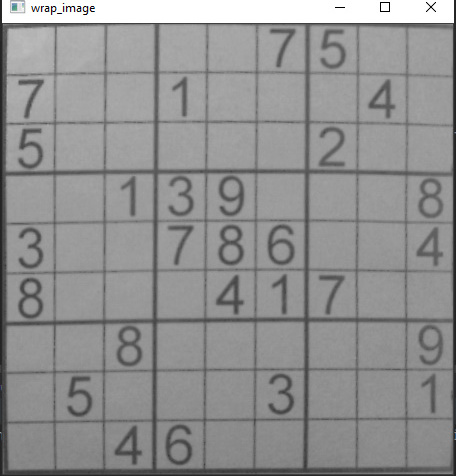
#> input picture axistransformed_image.jpg, 456 x 476 px, given in place of the camera
$ python real_time_suduko_solver.py
#> lines starting #> are read from the running program, lines starting #| are printed output that depends on the picture; after the words box and inside, x2 and y2 are one past the last pixel; in counts of white or black regions, pixels touching at a corner belong together
import cv2
import numpy as np
import pickle


grid=np.array([])

##image preprocessing function
def preprocessing(img):
    img_gray=cv2.cvtColor(img,cv2.COLOR_BGR2GRAY)
    img_blur=cv2.GaussianBlur(img_gray,(5,5),1)
    img_thresh=cv2.adaptiveThreshold(img_blur,255,1,1,11,2)
    return img_thresh

##contour detection(largest four point contour detection)
def findcontours(img):
    contours,hierarchy=cv2.findContours(img,cv2.RETR_EXTERNAL,cv2.CHAIN_APPROX_SIMPLE)
    biggest = np.array([])
    max_area = 0
    for i in contours:
        area = cv2.contourArea(i)
        if area > 50:
            peri = cv2.arcLength(i, True)
            approx = cv2.approxPolyDP(i, 0.02 * peri, True)
            if area > max_area and len(approx) == 4:
                biggest = approx
                max_area = area
    return biggest

##After finding contour points ,i dont know which one is top left corner ,  bottom right,top right,bottom left ,so that i ordering the points in particular order (i.e top left,top,right,bottom left,bottom right)
def order_points(pts):
    pts=pts.reshape((4,2))
    new_points=np.zeros((4,1,2),dtype=np.int32)
    sum=np.sum(pts,axis=1)
    new_points[0]=pts[np.argmin(sum)]
    new_points[3]=pts[np.argmax(sum)]
    diff=np.diff(pts,axis=1)
    new_points[1]=pts[np.argmin(diff)]
    new_points[2]=pts[np.argmax(diff)]
    return new_points

##transforming axis of sudoku image
def  transform_image(pts,img3):
    pts1 = np.float32(pts)
    pts2 = np.float32([[0, 0], [450, 0], [0, 450], [450, 450]])
    t_matrix= cv2.getPerspectiveTransform(pts1, pts2)
    print(t_matrix.shape)

    dst = cv2.warpPerspective(img3, t_matrix, (450,450))
    return dst

##split transformed image into 81 small images for prediction
def split_image(img):
    rows = np.vsplit(img,9)
    boxes=[]
    for r in rows:
        cols= np.hsplit(r,9)
        for box in cols:
            boxes.append(box)
    return boxes

##predicting all 81 images(i.e 0 if blank and predicted digit if not blank) and store it into a list result
# [73 lines left out: functions predictions, displayNumbers, solve, valid, find_empty, not called in this run]

#############################################

cap = cv2.VideoCapture(0)

while True:
    ret, fram = cap.read()
#> fram is the input picture: shape (476, 456, 3); mean B, G, R 145.1, 145.1, 145.1
    fram=cv2.resize(fram,(800,600))
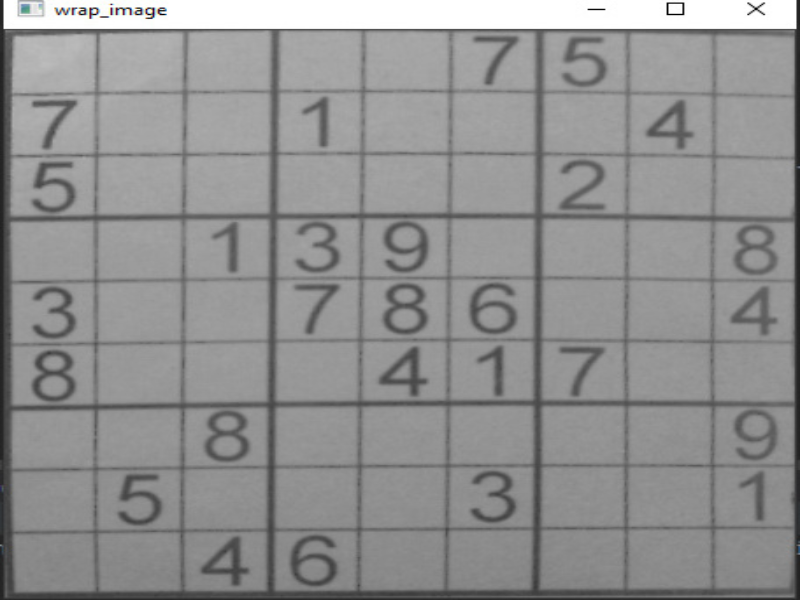
#> fram: shape (600, 800, 3); mean B, G, R 145, 144.9, 144.9
    img1=fram.copy()
    print(fram.shape)
#| (600, 800, 3)
    imgBlank = np.zeros((800, 600, 3), np.uint8)
    imgBlank1=np.zeros((450, 450, 3), np.uint8)
    imgDetectedDigits = imgBlank1.copy()
    img_contour=fram.copy()
    img=preprocessing(img1)
#> in preprocessing, `img_thresh=cv2.adaptiveThreshold(img_blur,255,1,1,11,2)`:
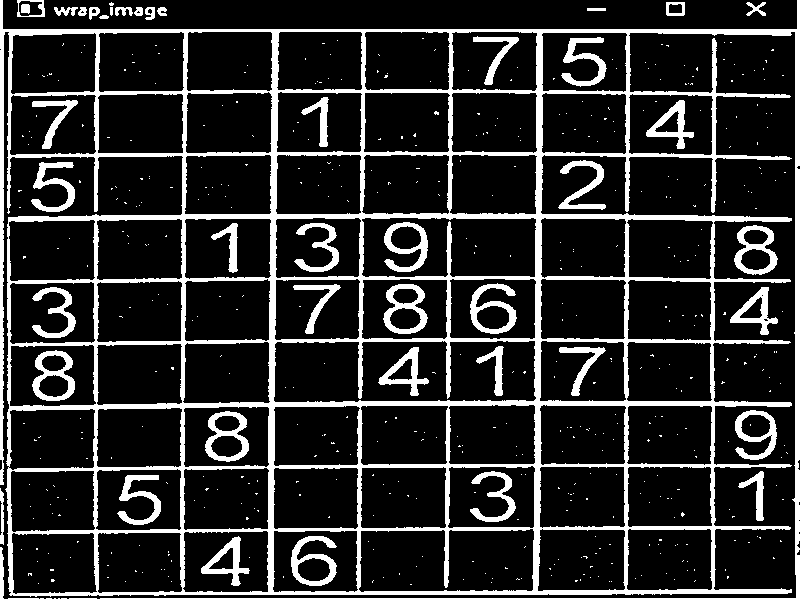
#> img_thresh: shape (600, 800); 17% white; 518 white regions (475 under 20 px)
    biggest = findcontours(img)
#> in findcontours, `contours,hierarchy=cv2.findContours(img,cv2.RETR_EXTERNAL,cv2.CHAIN_AP..`: contours = 115 contours, 95 with area under 20; largest, box (x1, y1, x2, y2) and area: (0, 0, 800, 600) 381284, (734, 225, 778, 275) 1549, (735, 410, 777, 460) 1254, (730, 287, 778, 335) 916, (31, 162, 75, 212) 702
#> the loop in findcontours, `for i in contours:` made 115 passes
#> (area, peri, biggest, max_area) on passes 12, 112, 114: (108, 122.3, [[0, 488], [0, 543], [3, 544], [3, 493]], 108), (233, 60.83, [[666, 2], [667, 15], [684, 14], [684, 2]], 233), (415.5, 86.24, [[17, 0], [17, 16], [44, 16], [43, 0]], 415.5)
#> (area, peri) on passes 14, 19, 33, 34, 67, 68: (367, 151.3), (1254.5, 238.9), (916.5, 178.1), (1549, 185.3), (702, 310.8), (661.5, 304.7)
#> after the loop in findcontours, `for i in contours:`: max_area = 415.5
#> biggest = [[17, 0], [17, 16], [44, 16], [43, 0]]
    if biggest.size != 0:
        img_contour = cv2.drawContours(img_contour, biggest, -1, (0, 0, 255), 10)
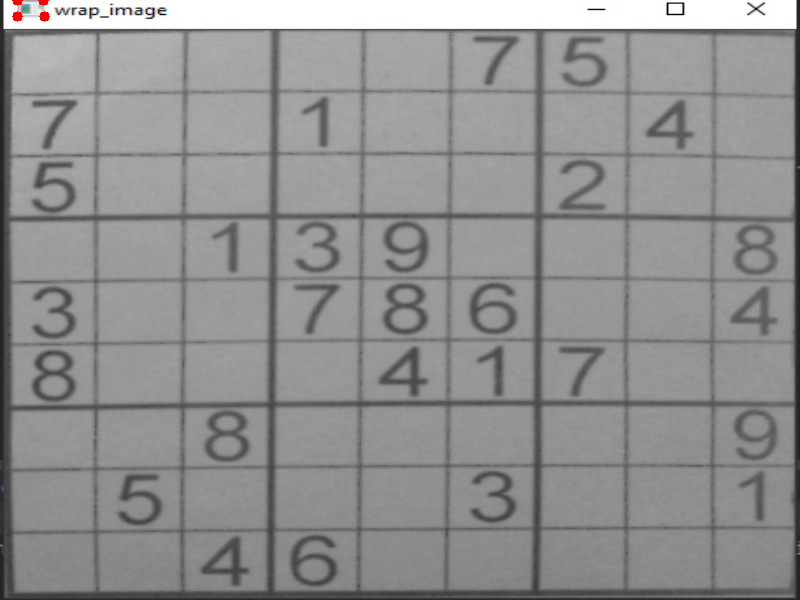
#> img_contour: shape (600, 800, 3); 0.05% of pixels changed, all inside (x1, y1, x2, y2) = (12, 0, 50, 22)
        new_points=order_points(biggest)
#> in order_points, `sum=np.sum(pts,axis=1)`: sum = [17, 33, 60, 43]
#> in order_points, `diff=np.diff(pts,axis=1)`: diff = [-17, -1, -28, -43]
#> new_points = [[17, 0], [43, 0], [17, 16], [44, 16]]
        wrap_image= transform_image(new_points,img1)
#> in transform_image, `t_matrix= cv2.getPerspectiveTransform(pts1, pts2)`: t_matrix = [[17.31, 0, -294.2], [-6.46e-16, 29.21, 4.88e-14], [-7.38e-18, 0.0024, 1]]
#| (3, 3)
#> in transform_image, `dst = cv2.warpPerspective(img3, t_matrix, (450,450))`:
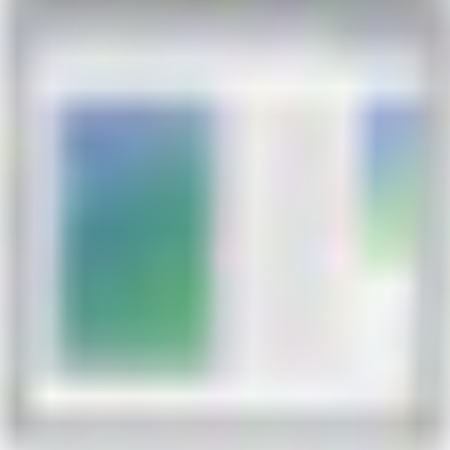
#> dst: shape (450, 450, 3); mean B, G, R 203.6, 202.6, 189.2
        wrap_image=cv2.cvtColor(wrap_image,cv2.COLOR_BGR2GRAY)
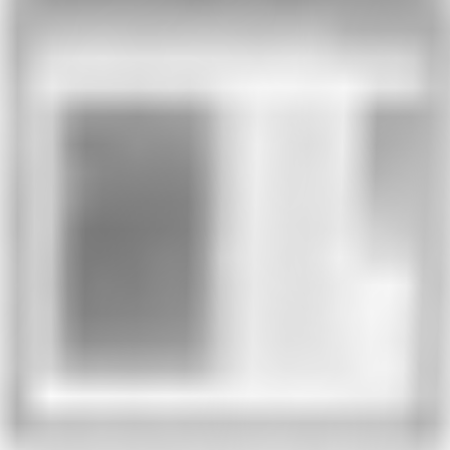
#> wrap_image: shape (450, 450); min 121, max 250, mean 198.7
        boxes=split_image(wrap_image)
#> in split_image, `rows = np.vsplit(img,9)`: rows = 9 items
#> the loop in split_image, `for r in rows:` made 9 passes
#> after the loop in split_image, `for r in rows:`: boxes = 81 items
#> boxes = 81 items
#> (the run stopped early here; a loop or call above may not have finished)
